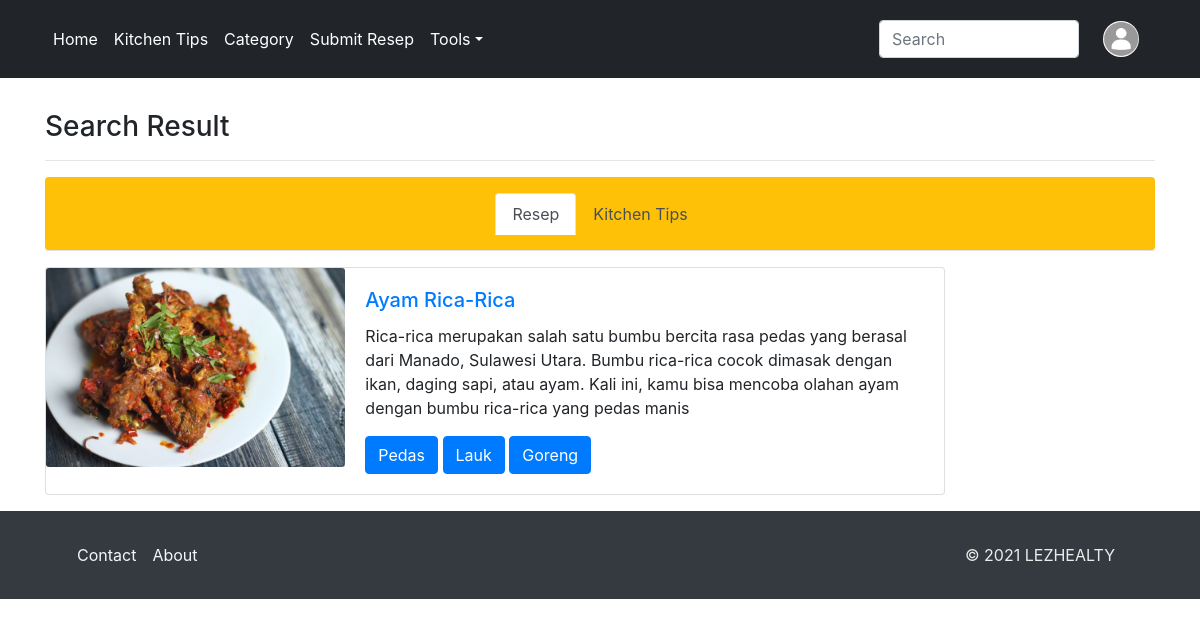
Page /result.php?keyword=Ayam Rica-Rica on the committed database.
### tables this page shows
CREATE TABLE `resep` (
  `id` int(11) NOT NULL,
  `sumber` varchar(50) NOT NULL,
  `judul` varchar(50) NOT NULL,
  `deskripsi` varchar(1000) NOT NULL,
  `tag1` varchar(20) NOT NULL,
  `tag2` varchar(20) NOT NULL,
  `tag3` varchar(20) NOT NULL,
  `tag4` varchar(20) NOT NULL
);

### function.php (called while the page is built, shortened)
<?php
    $conn = mysqli_connect("localhost","root","","food_and_health");
    function queryResep($x){
    global $conn;
    $result = $conn->query($x);
    $rows = [];
    while ($row = mysqli_fetch_assoc($result)){
            $rows[] = $row;
        }
    return $rows;
    }
    function cari($x){
        $query = "SELECT * FROM resep WHERE
                    judul LIKE '%$x%' OR
                    deskripsi LIKE '%$x%' OR
                    tag1 LIKE '%$x%' OR
                    tag2 LIKE '%$x%' OR
                    tag3 LIKE '%$x%' OR
                    tag4 LIKE '%$x%'
                ";
        return queryResep($query);
    }
    function apply_foto_profil(){
        global $conn;
        $username = $_SESSION["username"];
        $result = $conn->query("SELECT * FROM user WHERE username = '$username'");
        $rows = [];
        if (isset($rows[0]["gambar"])) {
            $namafile = $rows[0]["gambar"];
            return $namafile;
        }
        else{
            return false;
        }
    }
?>

### result.php (the view, shortened to what this page needs)
<?php
  require 'function.php';
  $jumlahData = count(queryResep("SELECT * FROM resep"));
  if (isset($_GET["keyword"])) {
     $recipe = cari($_GET["keyword"]);
  }
?>
<!DOCTYPE html>
<html>
<head>
    <link rel="stylesheet" href="https://cdn.jsdelivr.net/npm/bootstrap@4.6.0/dist/css/bootstrap.min.css">
</head>
<body>
<nav class="navbar navbar-expand-lg navbar-dark bg-dark fixed-top p-3 navbar4bg">
      <div class="container">
      <div class="collapse navbar-collapse" id="navbarTogglerDemo01">
          <ul class="navbar-nav mr-auto mt-2 mt-lg-0">
            <li class="nav-item">
              <a class="nav-link text-white" href="index.php">Home </a>
            </li>
            <li class="nav-item">
              <a class="nav-link text-white" href="kitchen-tips.php">Kitchen Tips</a>
            </li>
            <li class="nav-item">
              <a class="nav-link text-white" href="category.php">Category</a>
            </li>
            <li class="nav-item">
              <a class="nav-link text-white" href="submit-recipe.php">Submit Resep</a>
            </li>
            <li class="nav-item dropdown">
              <a class="nav-link dropdown-toggle text-white" href="#" id="navbarDropdown" role="button" data-toggle="dropdown" aria-haspopup="true" aria-expanded="false">
              Tools</a>
            </li>
          </ul>
        <form class="form-inline my-2 my-lg-0" action="result.php" method="get">
           <input class="form-control me-2" style="width:200px" name="keyword" placeholder="Search" aria-label="Search">
        </form>
        <span>
        <?php if (!apply_foto_profil()) : ?>
            <a class="navbar-brand ml-4" href="login.php">
              <img class="rounded-circle" src="img/avatar.jpg" alt="..." height="36" width="36" />
            </a>
          <?php else : ?>
            <a class="navbar-brand ml-4" href="login.php">
              <img class="rounded-circle" src="upload/foto-profil/<?=apply_foto_profil()?>" alt="..." height="36" width="36" />
            </a>
            <?php endif ?>
      </span>
      </div>
      </div>
    </nav>
  <div class="container" style="margin-top:110px">
    <h3>Search Result</h3><hr/>
        <nav>
          <div class="nav nav-tabs bg-warning rounded py-3 mb-3 justify-content-center" id="nav-tab" role="tablist";">
            <a class="nav-item nav-link select active" id="nav-home-tab" data-toggle="tab" href="#nav-home" role="tab" aria-controls="nav-home" aria-selected="true">Resep</a>
            <a class="nav-item nav-link select" id="nav-profile-tab" data-toggle="tab" href="#nav-profile" role="tab" aria-controls="nav-profile" aria-selected="false">Kitchen Tips</a>
          </div>
        </nav>
        <div class="tab-content " id="nav-tabContent">
          <div class="tab-pane fade show active" id="nav-home" role="tabpanel" aria-labelledby="nav-home-tab">
                <?php foreach($recipe as $card) : ?>
                  <?php $link_img = $card["sumber"].".jpg";?>
                    <form action="search-category.php" method="post">
                    <div class="card mb-3" style="max-width: 900px;">
                      <div class="row no-gutters">
                        <div class="col-md-4">
                          <img src="blog/<?= $link_img;?>" class="card-img" alt="...">
                        </div>
                        <div class="col-md-8">
                          <div class="card-body">
                            <a class="hover-orange" href=blog/<?= $card["sumber"].".php"; ?>><h5 class="card-title"><?=$card["judul"]?></h5></a>
                            <p class="card-text"><?=$card["deskripsi"]?></p>
                            <?php if ( strlen($card["tag1"])) :?>
                            <input type="submit" class="btn btn-primary" name="submit_ct" value="<?php echo $card["tag1"];?>">
                            <?php endif ?>
                            <?php if (strlen($card["tag2"])) :?>
                              <input type="submit" class="btn btn-primary" name="submit_ct" value="<?php echo $card["tag2"];?>">
                            <?php endif ?>
                            <?php if ( strlen($card["tag3"])) :?>
                              <input type="submit" class="btn btn-primary" name="submit_ct" value="<?php echo $card["tag3"];?>">
                            <?php endif ?>
                          </div>
                        </div>
                      </div>
                    </div>
                    </form>
                <?php
                endforeach;
                ?>
          </div>
        </div>
    </div>
    <div class="bg-dark">
    <div class="container">
      <div class="p-4 footer-blog">
      <div class="row">
        <div class="col-9">
            <ul class="nav">
            <li class="nav-item"><a href="../contact.php" class="nav-link px-2 text-muted contact-about">Contact</a></li>
            <li class="nav-item"><a href="../about.php" class="nav-link px-2 text-muted contact-about">About</a></li>
            </ul>
        </div>
        <div class="col-3">
            <ul class="nav justify-content-end">
            <li class="nav-item"><a class="nav-link copyright">&copy; 2021 LEZHEALTY</a></li>
            </ul>
        </div>
        </div>
      </div>
    </div>
  </div>
</body>
</html>

### rows in the picture
resep: sumber (picture), judul "Ayam Rica-Rica", deskripsi "Rica-rica merupakan salah satu bumbu bercita rasa pedas yang berasal dari Manado, Sulawesi Utara. Bumbu rica-rica cocok dimasak dengan ikan, daging sapi, atau ayam. Kali ini, kamu bisa mencoba olahan ayam dengan bumbu rica-rica yang pedas manis", submit_ct "Pedas", submit_ct "Lauk", submit_ct "Goreng"
